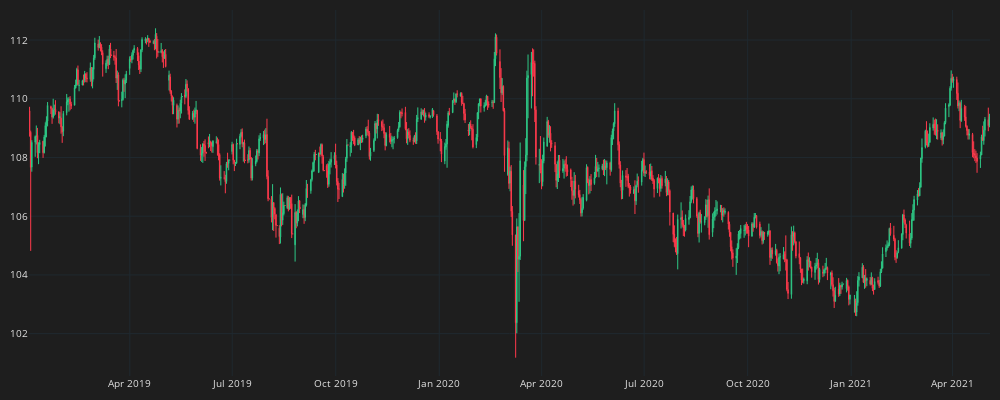

This figure's notebook cell:
### Code cell
fig = go.Figure()
fig.add_trace(go.Candlestick(
    x=df_plot.time, open=df_plot.mid_o, high=df_plot.mid_h, low=df_plot.mid_l, close=df_plot.mid_c,
    line=dict(width=1), opacity=1,
    increasing_fillcolor='#24A06B',
    decreasing_fillcolor="#CC2E3C",
    increasing_line_color='#2EC886',  
    decreasing_line_color='#FF3A4C'
))
fig.update_layout(width=1000,height=400,
    margin=dict(l=10,r=10,b=10,t=10),
    font=dict(size=10,color="#e1e1e1"),
    paper_bgcolor="#1e1e1e",
    plot_bgcolor="#1e1e1e")
fig.update_xaxes(
    gridcolor="#1f292f",
    showgrid=True,fixedrange=True,rangeslider=dict(visible=False)
)
fig.update_yaxes(
    gridcolor="#1f292f",
    showgrid=True
)
fig.show()

### Figure 1 — Plotly figure (JSON) as saved in the notebook; plotly's stock layout.template omitted (floating-point values rounded to 4 significant figures; data arrays with more than 128 entries replaced by an {"elided": "..."} marker saying what was removed)
{"data": [{"close": {"elided": "623 float values"}, "decreasing": {"fillcolor": "#CC2E3C", "line": {"color": "#FF3A4C"}}, "high": {"elided": "623 float values"}, "increasing": {"fillcolor": "#24A06B", "line": {"color": "#2EC886"}}, "line": {"width": 1}, "low": {"elided": "623 float values"}, "opacity": 1, "open": {"elided": "623 float values"}, "type": "candlestick", "x": {"elided": "623 str values"}}], "layout": {"font": {"color": "#e1e1e1", "size": 10}, "height": 400, "margin": {"b": 10, "l": 10, "r": 10, "t": 10}, "paper_bgcolor": "#1e1e1e", "plot_bgcolor": "#1e1e1e", "width": 1000, "xaxis": {"fixedrange": true, "gridcolor": "#1f292f", "rangeslider": {"visible": false}, "showgrid": true}, "yaxis": {"gridcolor": "#1f292f", "showgrid": true}}}
